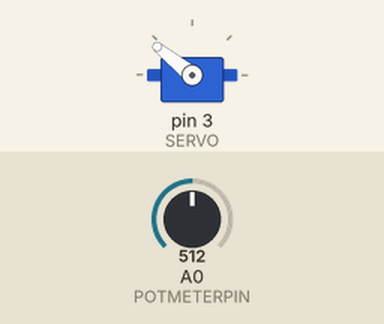
This sketch was run on a simulated Arduino Uno, built with avr-gcc and run on an emulated ATmega328P. Parts: servo. Wiring (inferred from the names in the program): servo: signal pin 3. Inputs (shaded band) come from the test bench; at power-on: A0 (POTMETERPIN) = 512. Servo pulses on a pin are drawn as a servo (544–2400 µs = 0–180°); what the sketch prints to the serial monitor is not drawn.

Above: at 0.77 s.
1.3 s: A0 (POTMETERPIN) set to 716
At 1.8 s:
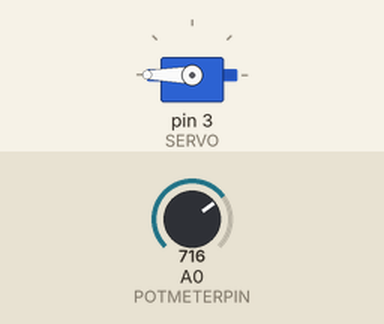
2.8 s: A0 (POTMETERPIN) set to 122
At 5.6 s:
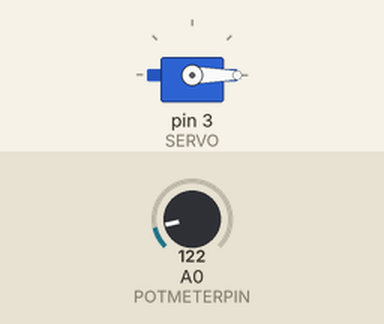
5.8 s: A0 (POTMETERPIN) set to 306
At 6.36 s:
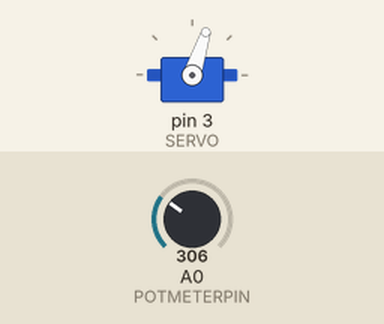
Timing chart, 0 to 14.8 s (numbered marks = the images above; inputs shaded):
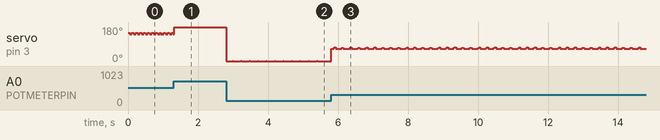

Measured:
- after the input at 2.8 s, servo on pin 3 (SERVO): alternates 2° for 0.02 s and 0° for 0.22 s, starting at once

The sketch:

ServoPWM.ino
```cpp
byte counter = 0;
uint8_t value;
const int SERVO = 3;
const int POTMETERPIN = A0;
int potmeterValue = 0;

void setup() {
  Serial.begin(9600);
  pinMode(SERVO, OUTPUT);

  cli();

  TCCR2A = 0;
  TCCR2B = 0;
  TCNT2  = 0;
  OCR2A = 249;
  TCCR2A |= (1 << WGM21);
  TCCR2B |= (1 << CS20);
  TIMSK2 |= (1 << OCIE2A);

  sei();
}
ISR(TIMER2_COMPA_vect){
  counter++;
  if(value == 0){
    digitalWrite(SERVO, LOW);
  } else{
  if (counter == 0){
    digitalWrite(SERVO,HIGH);
  }
  if(counter > value){
    digitalWrite(SERVO,LOW);
    }
  }
}

void loop() {
  potmeterValue = analogRead(POTMETERPIN);
  value = map(potmeterValue, 0, 1023, 0, 255);
  Serial.println(value);
}
```
